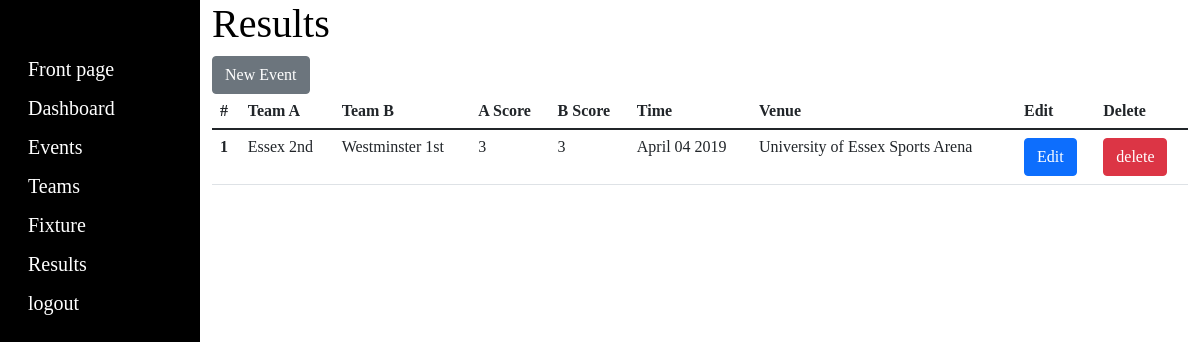
/admin/results.php (signed in), run on the app's committed database.
### tables this page shows
CREATE TABLE `results` (
  `id` int(11) NOT NULL,
  `team_a` varchar(255) NOT NULL,
  `team_b` varchar(255) NOT NULL,
  `team_a_score` int(255) NOT NULL,
  `team_b_score` int(11) NOT NULL,
  `time` text NOT NULL,
  `venue` varchar(255) NOT NULL
);

### admin/results.php (the view, shortened to what this page needs)
<?php
    include_once 'parts/header.php';
 ?>
<body>
    <div class="container-fluid">
        <div class="row">
            <div class="col-2 vertical-menu">
                <?php include_once 'parts/sidebar.php' ?>
            </div>
            <div class="col-10">
                <h1>Results</h1>
                <a href="add-result.php"><button type="button" class="btn btn-secondary">New Event</button></a>
                <table class="table">
                    <thead>
                        <tr>
                            <th scope="col">#</th>
                            <th scope="col">Team A</th>
                            <th scope="col">Team B</th>
                            <th scope="col">A Score</th>
                            <th scope="col">B Score</th>
                            <th scope="col">Time</th>
                            <th scope="col">Venue</th>
                            <th scope="col">Edit</th>
                            <th scope="col">Delete</th>
                        </tr>
                    </thead>
                    <tbody>
                    <?php
                        $sql = $connection->prepare( "SELECT * FROM results" );
                        $sql->execute();
                        while( $row = $sql->fetch() ){
                            $event_id = $row['id'];
                            $team_a = $row['team_a'];
                            $team_b = $row['team_b'];
                            $team_a_score = $row['team_a_score'];
                            $team_b_score = $row['team_b_score'];
                            $time = $row['time'];
                            $venue = $row['venue']; ?>
                        <tr>
                            <th scope="row"><?php echo $event_id; ?></th>
                            <td><?php echo $team_a; ?></td>
                            <td><?php echo $team_b; ?></td>
                            <td><?php echo $team_a_score; ?></td>
                            <td><?php echo $team_b_score; ?></td>
                            <td><?php echo $time; ?></td>
                            <td><?php echo $venue; ?></td>
                            <td>
                                <a href="edit-result.php?id=<?php echo $event_id ?>"><button type="button" class="btn btn-primary">Edit</button></a>
                            </td>
                            <td>
                                <a href="results.php?delete=<?php echo $event_id ?>"><button type="button" class="btn btn-danger">delete</button></a>
                            </td>
                        </tr>
                    <?php  }
                     ?>
                    </tbody>
                </table>
            </div>
        </div>
    </div>
</body>

### admin/css/admin.css (style rules this page uses)
.vertical-menu { min-height: 100vh; background-color: #000; padding-top: 50px; }

### data on the page
results: id "1", team_a "Essex 2nd", team_b "Westminster 1st", team_a_score "3", team_b_score "3", time "April 04 2019", venue "University of Essex Sports Arena"
